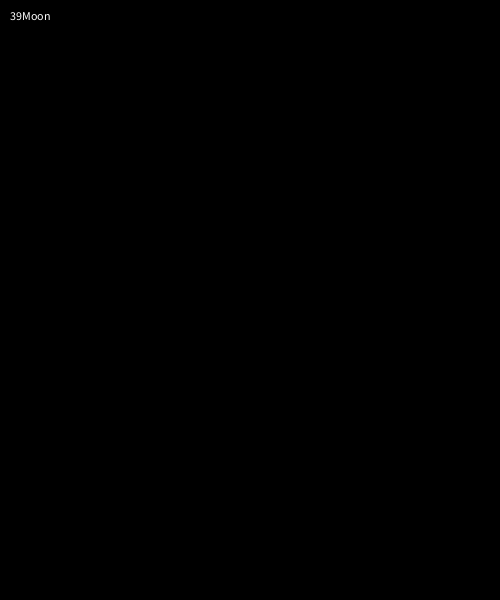
Frame 1 (no input)
Frame 60 (the mouse pressed at the canvas centre just before this capture): identical to frame 1, image omitted
Frame 120 (the mouse held since frame 60 and released just before this capture): identical to frame 1, image omitted

The Processing sketch that drew this single still picture (run headless with seeded random() and noise(); from frame 60 on, the mouse is pressed at the canvas centre):

// Processing sketch: day2_03_variables_dataTypes
// ── day2_03_variables_dataTypes.pde
// DataType nameVariable;

int num1 = 10;
// whole numbers: 1, 5, 0, 1000, -34123, 234, 682
float num2 = 3.14;
// floating point numbers: 3.14, -3.3423, 123.7434
String txt = "Moon";


void setup() {
  size(500, 600);
  background(0);
  
  //num1 = num2; // not possible
  num2 = num1;   // possible!
  println(num1);
  
  //txt = txt + " Sun";
  //txt = 20 + txt + 19;
  txt = 20 + 19 + txt; // *****
  println(txt);
  //txt = "20" + "19" + txt; // *****
  //println(txt);
  // 20 + 19 = 39, and then 39 + txt = "39Moon"
}

void draw() {
  background(0);
  text( txt, 10, 20 ); // (variable, x, y)
}
